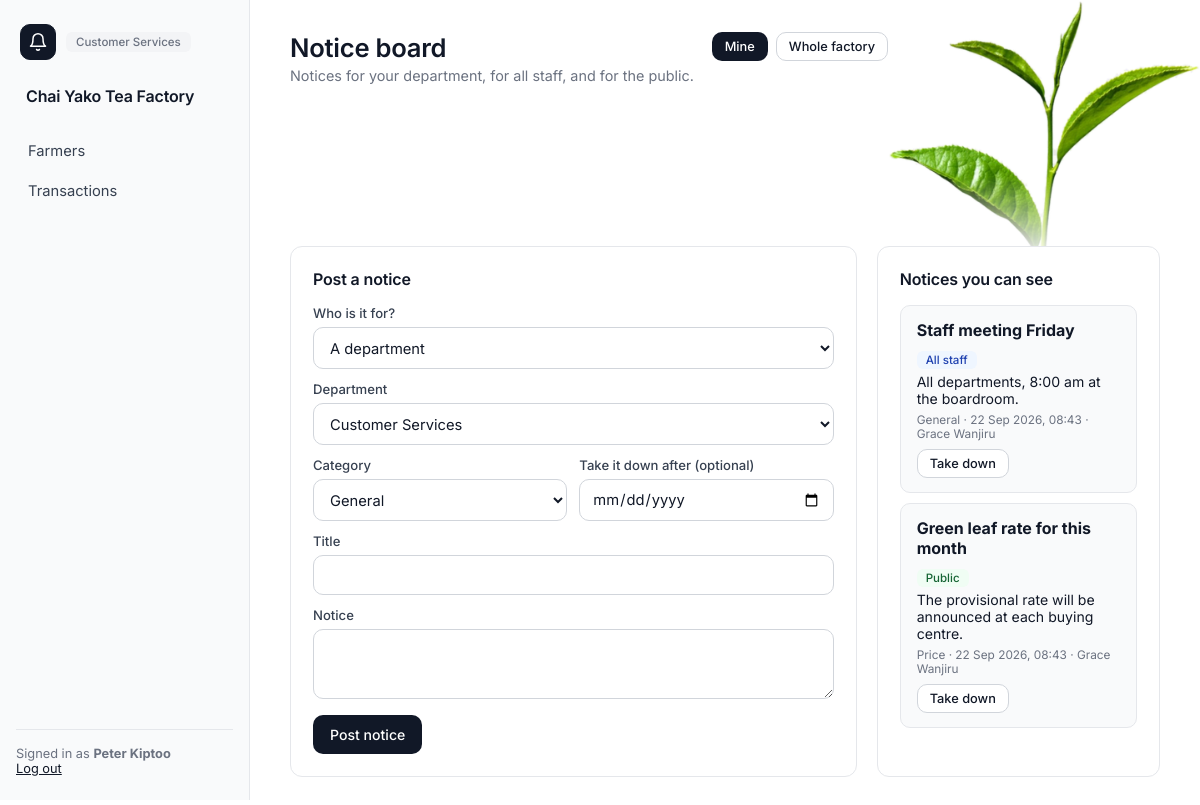
The app's page /notices/ (signed in) with its own data.
### app/models.py (models this page shows)
class Department(db.Model):
    __tablename__ = "departments"
    id = db.Column(db.Integer, primary_key=True)
    name = db.Column(db.String(100), unique=True, nullable=False)
    description = db.Column(db.String(255))
    status = db.Column(db.String(20), nullable=False, default="ACTIVE")
    created_at = db.Column(db.DateTime, nullable=False, default=utcnow)
    updated_at = db.Column(db.DateTime, nullable=False, default=utcnow, onupdate=utcnow)
    employees = db.relationship("Employee", back_populates="department")

class Employee(db.Model):
    __tablename__ = "employees"
    id = db.Column(db.Integer, primary_key=True)
    employee_number = db.Column(db.String(30), unique=True, nullable=False)
    first_name = db.Column(db.String(80), nullable=False)
    last_name = db.Column(db.String(80), nullable=False)
    phone = db.Column(db.String(30))
    email = db.Column(db.String(120))
    department_id = db.Column(db.Integer, db.ForeignKey("departments.id"), nullable=False, index=True)
    status = db.Column(db.String(20), nullable=False, default="ACTIVE")
    created_at = db.Column(db.DateTime, nullable=False, default=utcnow)
    updated_at = db.Column(db.DateTime, nullable=False, default=utcnow, onupdate=utcnow)
    department = db.relationship("Department", back_populates="employees")
    roles = db.relationship("Role", secondary=employee_roles, back_populates="employees")
    user = db.relationship("User", back_populates="employee", uselist=False)
    @property
    def full_name(self):
        return f"{self.first_name} {self.last_name}"

class Notice(db.Model):
    __tablename__ = "notices"
    id = db.Column(db.Integer, primary_key=True)
    audience = db.Column(db.String(12), nullable=False, default="PUBLIC")
    department_id = db.Column(db.Integer, db.ForeignKey("departments.id"))
    buying_centre_id = db.Column(db.Integer, db.ForeignKey("buying_centres.id"))
    category = db.Column(db.String(20), nullable=False, default="general")
    title = db.Column(db.String(160), nullable=False)
    content = db.Column(db.Text, nullable=False)
    posted_by_id = db.Column(db.Integer, db.ForeignKey("employees.id"), nullable=False)
    is_active = db.Column(db.Boolean, nullable=False, default=True)
    expires_at = db.Column(db.DateTime)
    created_at = db.Column(db.DateTime, nullable=False, default=utcnow)
    department = db.relationship("Department")
    buying_centre = db.relationship("BuyingCentre")
    posted_by = db.relationship("Employee")
    __table_args__ = (
        db.CheckConstraint("audience IN ('PUBLIC','STAFF','DEPARTMENT')", name="ck_notice_audience"),
        db.CheckConstraint("audience <> 'DEPARTMENT' OR department_id IS NOT NULL", name="ck_notice_department"),
        db.Index("ix_notice_audience_created", "audience", "created_at"),
    )

### app/notices.py (the view)
@notices_bp.route("/")
@login_required
def board():
    can_post = has_permission(current_user, "POST_NOTICE")
    can_publish = has_permission(current_user, "PUBLISH_NOTICE")
    show_all = can_publish and request.args.get("all") == "1"
    if can_publish:
        departments = Department.query.order_by(Department.name).all()
    elif can_post:
        departments = [current_user.employee.department]
    else:
        departments = []
    return render_template(
        "notices/board.html",
        notices=all_live_notices() if show_all else visible_notices(current_user),
        show_all=show_all, can_post=can_post, can_publish=can_publish,
        departments=departments, centres=active_centres(), categories=rules.NOTICE_CATEGORIES,
    )

### app/analytics.py (called while the page is built)
def active_centres():
    return BuyingCentre.query.filter_by(status="ACTIVE").order_by(BuyingCentre.name).all()

### app/models.py (called while the page is built)
    @property
    def is_active(self):
        return self.status == "ACTIVE" and self.employee.status == "ACTIVE"

    @property
    def full_name(self):
        return self.employee.full_name

    @property
    def department(self):
        return self.employee.department

### app/navigation.py (called while the page is built)
def home_endpoint(user):
    for permission, endpoint in _HOME:
        if has_permission(user, permission):
            return endpoint
    return "notices.board"          # an account with no working role still gets somewhere

def nav_items(user):
    allowed = [(endpoint, label) for endpoint, label, rule in _NAV
               if rule(lambda name: has_permission(user, name))]
    home = home_endpoint(user)
    allowed.sort(key=lambda item: item[0] != home)      # stable: only the home item moves up
    return allowed

def home_url(user):
    return url_for(home_endpoint(user))

### app/permissions.py (called while the page is built)
def role_permission_names(user):
    cache = g.setdefault("_role_permissions", {})
    if user.id not in cache:
        cache[user.id] = {
            permission.name
            for role in user.employee.roles if role.status == "ACTIVE"
            for permission in role.permissions
        }
    return cache[user.id]

def active_delegations(user):
    cache = g.setdefault("_active_delegations", {})
    if user.id not in cache:
        now = utcnow()
        rows = Delegation.query.filter_by(delegate_employee_id=user.employee_id, status="ACTIVE").all()
        cache[user.id] = [
            d for d in rows
            if delegation_is_active(d.status, d.start_at, d.expires_at, d.withdrawn_at, now)
        ]
    return cache[user.id]

def permission_source(user, name):
    if user is None or not getattr(user, "is_authenticated", False):
        return None
    if name in role_permission_names(user):
        return ("role", None)
    for delegation in active_delegations(user):
        if delegation.permission.name == name:
            return ("delegation", delegation.id)
    return None

def has_permission(user, name):
    return permission_source(user, name) is not None

### app/services.py (called while the page is built)
def _live_notices():
    return Notice.query.filter(
        Notice.is_active.is_(True),
        or_(Notice.expires_at.is_(None), Notice.expires_at > utcnow()),
    )

### app/timeutil.py (called while the page is built)
def utcnow():
    return datetime.now(timezone.utc).replace(tzinfo=None)

def to_eat(moment):
    return moment + EAT_OFFSET if moment else None

### app/templates/notices/board.html (shortened to what this page needs)
{% extends "layout/base.html" %}
{% block content %}
<div class="topbar">
  <div class="greeting"><h1>Notice board</h1><p>Notices for your department, for all staff, and for the public.</p></div>
  {% if can_publish %}
  <div class="row">
    <a class="btn btn-sm {{ 'btn-outline' if show_all else 'btn-primary' }}" href="{{ url_for('notices.board') }}">Mine</a>
    <a class="btn btn-sm {{ 'btn-primary' if show_all else 'btn-outline' }}" href="{{ url_for('notices.board', all=1) }}">Whole factory</a>
  </div>
  {% endif %}
</div>
<div class="grid-2">
  {% if can_post or can_publish %}
  <div class="card">
    <div class="card-header"><h3>Post a notice</h3></div>
    <form method="POST" action="{{ url_for('notices.create') }}" class="stack">
      <div>
        <label>Who is it for?</label>
        <select name="audience" id="audience" required>
          {% if can_post or can_publish %}<option value="DEPARTMENT">A department</option>{% endif %}
        </select>
      </div>
      <div id="dept-field">
        <label>Department</label>
        <select name="department_id">
          {% for d in departments %}<option value="{{ d.id }}" {% if d.id == current_user.employee.department_id %}selected{% endif %}>{{ d.name }}</option>{% endfor %}
        </select>
      </div>
      <div class="form-grid">
        <div>
          <label>Category</label>
          <select name="category">
            {% for c in categories %}<option value="{{ c }}">{{ c|capitalize }}</option>{% endfor %}
          </select>
        </div>
        <div><label>Take it down after (optional)</label><input type="date" name="expires_on"></div>
      </div>
      <div><label>Title</label><input type="text" name="title" maxlength="160" required></div>
      <div><label>Notice</label><textarea name="content" required></textarea></div>
      <button class="btn btn-primary" type="submit" style="align-self:flex-start;">Post notice</button>
    </form>
  </div>
  {% endif %}
  <div class="card" {% if not (can_post or can_publish) %}style="grid-column: 1 / -1;"{% endif %}>
    <div class="card-header"><h3>{{ 'Every live notice' if show_all else 'Notices you can see' }}</h3></div>
    {% if notices %}
      {% for n in notices %}
      <div class="note-card">
        <div class="row" style="justify-content:space-between;">
          <strong>{{ n.title }}</strong>
          <span>
            {% if n.audience == 'DEPARTMENT' %}<span class="tag tag-dept">{{ n.department.name }}</span>
            {% elif n.audience == 'STAFF' %}<span class="tag tag-staff">All staff</span>
            {% else %}<span class="tag tag-public">Public{% if n.buying_centre %} · {{ n.buying_centre.name }}{% endif %}</span>{% endif %}
          </span>
        </div>
        <p style="font-size:0.88rem; margin-top:4px;">{{ n.content }}</p>
        <div class="note-date">
          {{ n.category|capitalize }} · {{ n.created_at|eat }} · {{ n.posted_by.full_name }}{% if n.expires_at %} · until {{ n.expires_at|eat('%d %b') }}{% endif %}
        </div>
        {% if n.posted_by_id == current_user.employee_id or can_publish %}
        <form method="POST" action="{{ url_for('notices.remove', notice_id=n.id) }}" style="margin-top:8px;">
          <button class="btn btn-sm btn-outline" type="submit">Take down</button>
        </form>
        {% endif %}
      </div>
      {% endfor %}
    {% else %}
      <p class="empty-state">No notices right now.</p>
    {% endif %}
  </div>
</div>
{% endblock %}

### app/templates/layout/base.html (shortened to what this page needs)
<!DOCTYPE html>
<html lang="en">
<head>
<link rel="stylesheet" href="{{ url_for('static', filename='css/style.css') }}">
</head>
<body>
<div class="app-shell">
  <img class="leaf-corner" src="{{ url_for('static', filename='img/tea-leaf.png') }}" alt="" aria-hidden="true">
  <aside class="sidebar factory" id="sidebar">
    <div class="sidebar-top">
      <a href="{{ url_for('notices.board') }}" class="bell {% if request.endpoint and request.endpoint.startswith('notices.') %}active{% endif %}" aria-label="Notices" title="Notices"><svg viewBox="0 0 24 24" fill="none" stroke="currentColor" stroke-width="1.8" stroke-linecap="round" stroke-linejoin="round" aria-hidden="true"><path d="M18 8A6 6 0 0 0 6 8c0 7-3 9-3 9h18s-3-2-3-9"/><path d="M13.7 21a2 2 0 0 1-3.4 0"/></svg></a>
      <span class="role-badge">{{ current_user.department.name }}</span>
    </div>
    <div class="brand">{{ factory_name }}</div>
    <nav class="sidebar-links">
      {% for endpoint, label in nav_items %}
        <a href="{{ url_for(endpoint) }}" class="nav-link {% if request.endpoint and request.endpoint.startswith(endpoint) %}active{% endif %}">{{ label }}</a>
      {% endfor %}
    </nav>
    <div class="sidebar-footer">
      Signed in as <strong>{{ current_user.full_name }}</strong><br>
      <a href="{{ url_for('auth.logout') }}">Log out</a>
    </div>
  </aside>
  <main class="main-area">
    {% block content %}{% endblock %}
  </main>
</div>
</body>
</html>

### records on screen
Department: department.name "Customer Services"
Employee: full_name "Peter Kiptoo", department_id "Customer Services"
Notice: title "Staff meeting Friday", audience "All staff", content "All departments, 8:00 am at the boardroom.", category "General", created_at|eat "22 Sep 2026, 08:43", posted_by.full_name "Grace Wanjiru"
Notice: title "Green leaf rate for this month", audience "Public", content "The provisional rate will be announced at each buying centre.", category "Price", created_at|eat "22 Sep 2026, 08:43", posted_by.full_name "Grace Wanjiru"

### other values on screen
{{ factory_name }} "Chai Yako Tea Factory"
{{ label }} "Farmers" "Transactions"
{{ 'Every live notice' if show_all else 'Notices you can see' }} "Notices you can see"
form field category "General"
